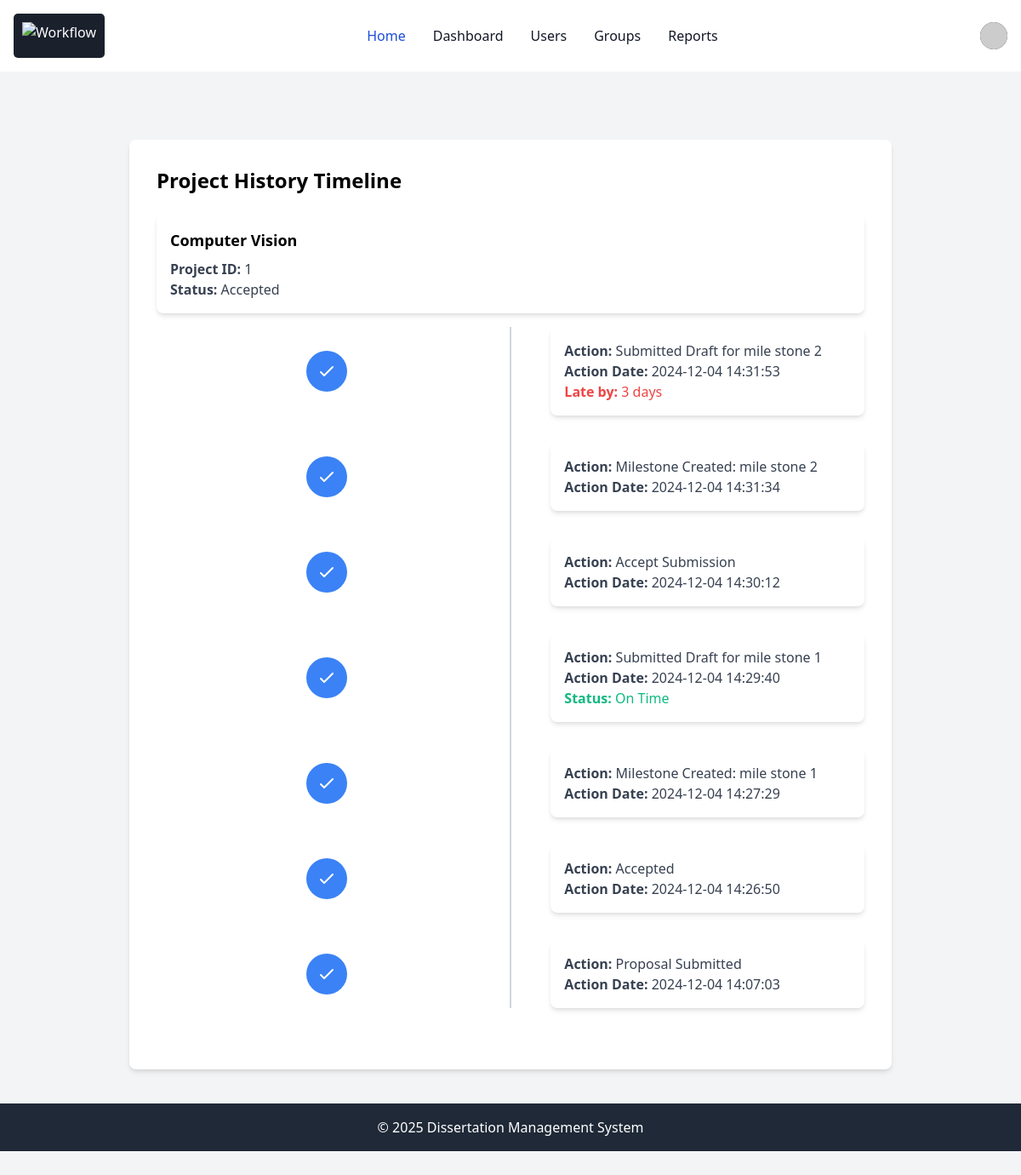
/pages/supervisor/view_history.php?student_id=2 (signed in), run on the app's committed database.
### tables this page shows
CREATE TABLE `projects` (
  `ProjectID` int(11) NOT NULL,
  `Title` varchar(255) NOT NULL,
  `Description` text DEFAULT NULL,
  `Objectives` text DEFAULT NULL,
  `SupervisorID` int(11) DEFAULT NULL,
  `StudentID` int(11) DEFAULT NULL,
  `Status` varchar(50) DEFAULT NULL,
  `CreatedAt` timestamp NOT NULL DEFAULT current_timestamp(),
  `UpdatedAt` timestamp NOT NULL DEFAULT current_timestamp() ON UPDATE current_timestamp(),
  `GroupID` int(11) DEFAULT NULL
);

CREATE TABLE `projecthistory` (
  `HistoryID` int(11) NOT NULL,
  `ProjectID` int(11) DEFAULT NULL,
  `Action` varchar(255) DEFAULT NULL,
  `ActionDate` timestamp NOT NULL DEFAULT current_timestamp(),
  `UserID` int(11) DEFAULT NULL,
  `Status` varchar(50) DEFAULT NULL,
  `DaysLate` int(11) DEFAULT NULL
);

### pages/supervisor/view_history.php (the view, shortened to what this page needs)
<?php
include_once '../../includes/header.php';
include_once '../../config/db.php';
$student_id  = isset($_GET['student_id']) ? intval($_GET['student_id']) : 0;
try {
    $stmt = $pdo->prepare("
        SELECT
            P.ProjectID,
            P.Title,
            P.Status,
            PH.Action AS LatestAction,
            PH.ActionDate AS LatestActionDate,
            PH.Status AS LatestHistoryStatus,
            PH.DaysLate AS LatestDaysLate
        FROM
            Projects P
        LEFT JOIN
            (SELECT
                 ProjectID,
                 Action,
                 ActionDate,
                 Status,
                 DaysLate
             FROM
                 (SELECT
                      ProjectID,
                      Action,
                      ActionDate,
                      Status,
                      DaysLate,
                      ROW_NUMBER() OVER (PARTITION BY ProjectID ORDER BY ActionDate DESC) AS rn
                  FROM
                      ProjectHistory) AS sub
             WHERE
                 sub.rn = 1) PH ON P.ProjectID = PH.ProjectID
        WHERE
            P.StudentID = :student_id
        ORDER BY
            P.ProjectID
    ");
    $stmt->execute([':student_id' => $student_id]);
    $projects = $stmt->fetchAll(PDO::FETCH_ASSOC);
    $projectActions = [];
    foreach ($projects as $project) {
        $projectID = $project['ProjectID'];
        try {
            $stmtActions = $pdo->prepare("
                SELECT
                    Action,
                    ActionDate,
                    Status AS HistoryStatus,
                    DaysLate
                FROM
                    ProjectHistory
                WHERE
                    ProjectID = :project_id
                ORDER BY
                    ActionDate DESC
            ");
            $stmtActions->execute([':project_id' => $projectID]);
            $actions = $stmtActions->fetchAll(PDO::FETCH_ASSOC);
            $projectActions[$projectID] = $actions;
        } catch (PDOException $e) {
            $error = "An error occurred: " . $e->getMessage();
        }
    }
} catch (PDOException $e) {
    $error = "An error occurred: " . $e->getMessage();
}
?>
<!DOCTYPE html>
<html lang="en">
<head>
    <link href="https://cdn.jsdelivr.net/npm/tailwindcss@2.2.19/dist/tailwind.min.css" rel="stylesheet">
</head>
<body class="bg-gray-100">
    <div class="min-h-screen flex flex-col">
        <main class="flex-grow">
            <div class="flex items-center justify-center mt-10">
                <div class="bg-white p-8 rounded-lg shadow-md w-full max-w-4xl">
                    <h2 class="text-2xl font-bold mb-6">Project History Timeline</h2>
                    <?php if (empty($projects)) { ?>
                        <div class="bg-yellow-100 border border-yellow-400 text-yellow-700 px-4 py-3 rounded relative mb-4" role="alert">
                            <span class="block sm:inline">No project history found.</span>
                        </div>
                    <?php } else { ?>
                        <?php foreach ($projects as $project): ?>
                            <div class="mb-10">
                                <div class="bg-white p-4 rounded-lg shadow-md mb-4">
                                    <h3 class="text-lg font-bold mb-2"><?php echo htmlspecialchars($project['Title']); ?></h3>
                                    <p class="text-gray-700"><strong>Project ID:</strong> <?php echo htmlspecialchars($project['ProjectID']); ?></p>
                                    <p class="text-gray-700"><strong>Status:</strong> <?php echo htmlspecialchars($project['Status']); ?></p>
                                </div>
                                <div class="relative">
                                    <div class="absolute left-1/2 transform -translate-x-1/2 w-0.5 h-full bg-gray-300"></div>
                                    <?php if (isset($projectActions[$project['ProjectID']])): ?>
                                        <?php foreach ($projectActions[$project['ProjectID']] as $action): ?>
                                            <div class="mb-8 flex items-center">
                                                <div class="w-full flex items-center justify-center">
                                                    <div class="w-12 h-12 bg-blue-500 rounded-full flex items-center justify-center text-white font-bold">
                                                        <svg class="w-6 h-6" fill="none" stroke="currentColor" viewBox="0 0 24 24" xmlns="http://www.w3.org/2000/svg">
                                                            <path stroke-linecap="round" stroke-linejoin="round" stroke-width="2" d="M5 13l4 4L19 7"></path>
                                                        </svg>
                                                    </div>
                                                </div>
                                                <div class="w-full pl-16">
                                                    <div class="bg-white p-4 rounded-lg shadow-md">
                                                        <p class="text-gray-700"><strong>Action:</strong> <?php echo htmlspecialchars($action['Action']); ?></p>
                                                        <p class="text-gray-700"><strong>Action Date:</strong> <?php echo htmlspecialchars($action['ActionDate']); ?></p>
                                                        <?php if ($action['HistoryStatus'] == 'Late'): ?>
                                                            <p class="text-red-500"><strong>Late by:</strong> <?php echo htmlspecialchars($action['DaysLate']); ?> days</p>
                                                        <?php elseif ($action['HistoryStatus'] == 'On Time'): ?>
                                                            <p class="text-green-500"><strong>Status:</strong> On Time</p>
                                                        <?php endif; ?>
                                                    </div>
                                                </div>
                                            </div>
                                        <?php endforeach; ?>
                                    <?php endif; ?>
                                </div>
                            </div>
                        <?php endforeach; ?>
                    <?php } ?>
                </div>
            </div>
        </main>
        <?php include '../../includes/footer.php'; ?>
    </div>
</body>
</html>

### data on the page
projects: Title "Computer Vision", ProjectID "1", Status "Accepted"
projecthistory: Action "Submitted Draft for mile stone 2", ActionDate "2024-12-04 14:31:53", DaysLate "3"
projecthistory: Action "Milestone Created: mile stone 2", ActionDate "2024-12-04 14:31:34"
projecthistory: Action "Accept Submission", ActionDate "2024-12-04 14:30:12"
projecthistory: Action "Submitted Draft for mile stone 1", ActionDate "2024-12-04 14:29:40", shows "Status:", Status "On Time"
projecthistory: Action "Milestone Created: mile stone 1", ActionDate "2024-12-04 14:27:29"
projecthistory: Action "Accepted", ActionDate "2024-12-04 14:26:50"
projecthistory: Action "Proposal Submitted", ActionDate "2024-12-04 14:07:03"
